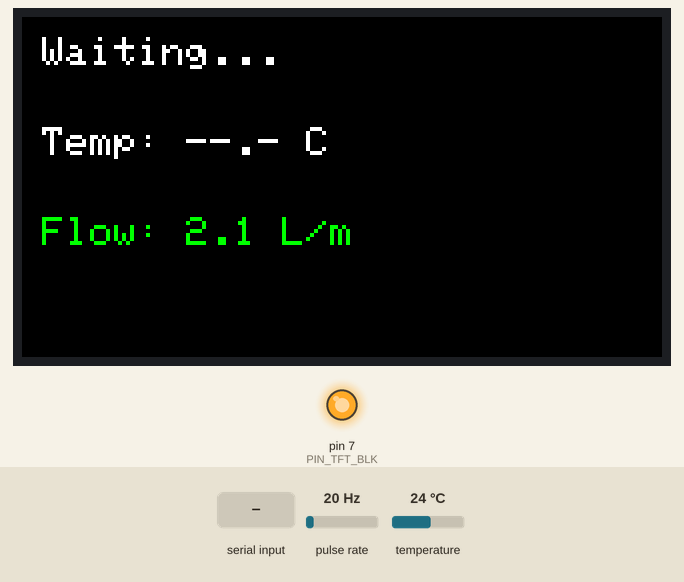
This program was run on a simulated Arduino Uno, built with avr-gcc and run on an emulated ATmega328P. On the bench: 320×170 colour display, output pins drawn as LEDs (lit = HIGH). Wiring (inferred from the names in the program): pulse sensor: data pin 3. The test bench sets the inputs (shaded band); at power-on: pulse rate 20 Hz, temperature 24 °C. What the program prints to the serial monitor is not drawn.

Above: at 1.6 s.
1.7 s: "1\n" received over Serial
At 3.6 s:
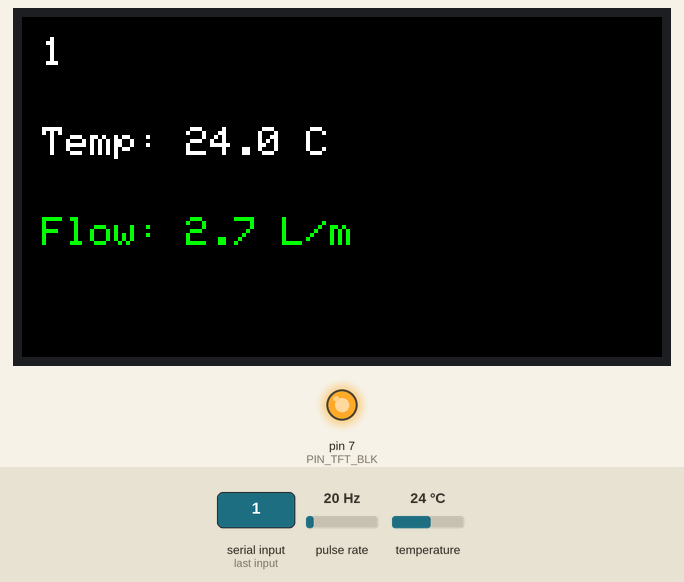
9.6 s: pulse rate (sensor on pin 3) set to 150 Hz
At 10.8 s:
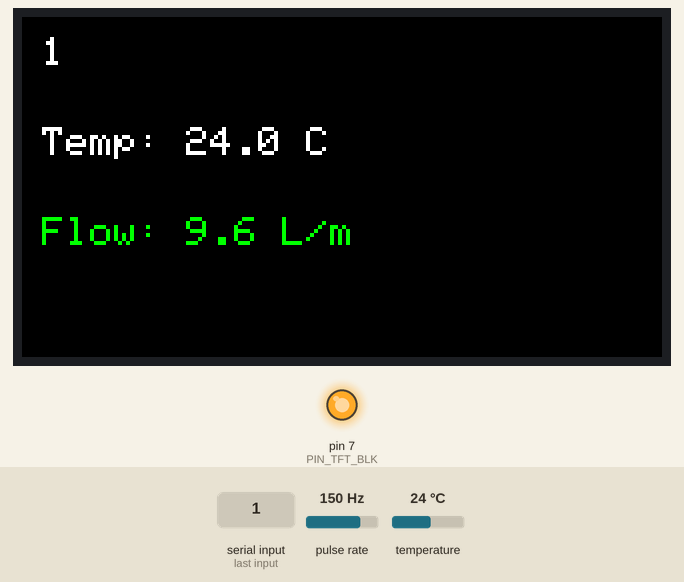
12.5 s: temperature set to 12 °C
At 14.3 s:
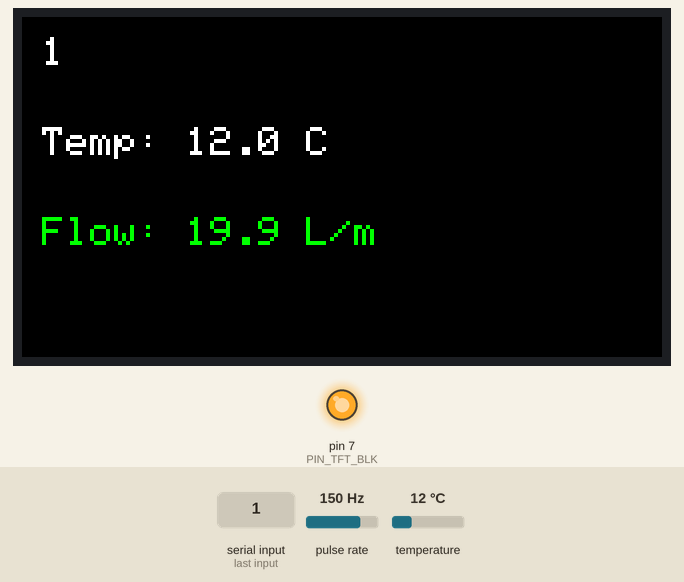
15.2 s: pulse rate (sensor on pin 3) set to 4 Hz
At 17.8 s:
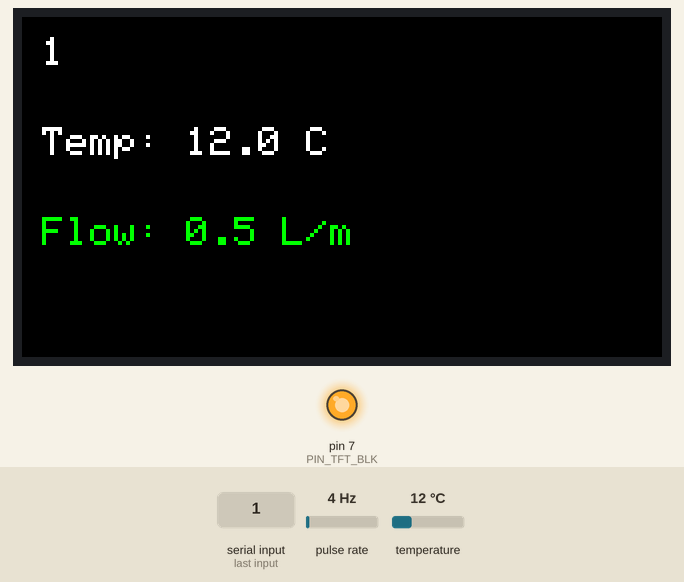
18.5 s: pulse rate (sensor on pin 3) set to 50 Hz
At 19.3 s:
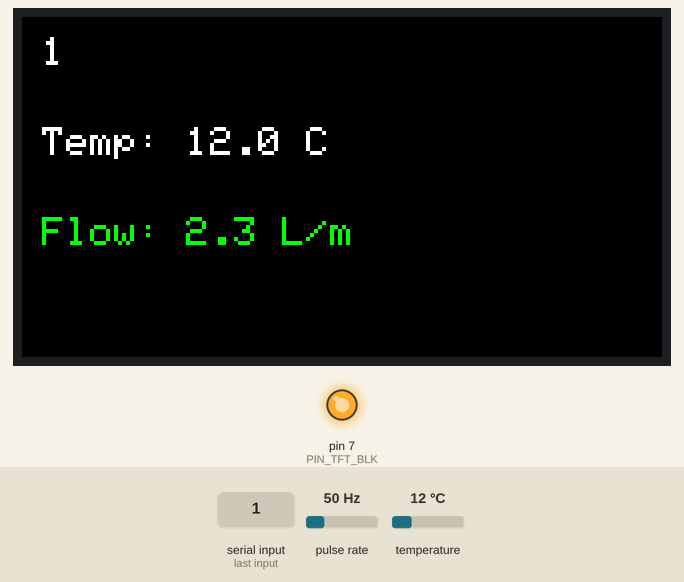
21.5 s: pulse rate (sensor on pin 3) set to 4 Hz
At 26.8 s:
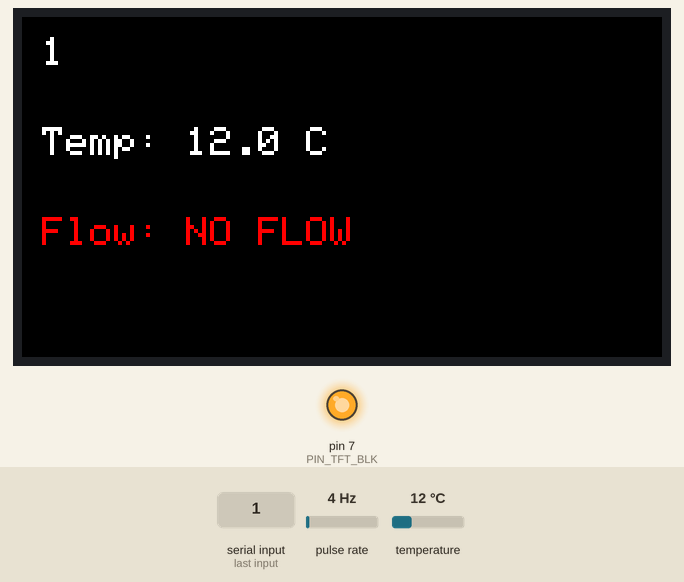
Timing chart, 0 to 28.3 s (numbered marks = the images above; inputs shaded):
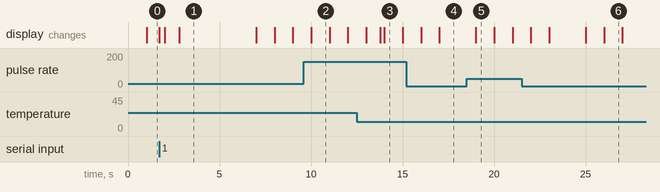

The program:

main.cpp
```cpp
#include <Arduino.h>
#include "display.h"
#include "serial_comms.h"
#include "temp_sensor.h"
#include "flow_sensor.h"

void setup(void)
{
    serial_comms_init();
    display_init();
    temp_sensor_init();
    flow_sensor_init();
}

void loop(void)
{
    const char *msg = serial_comms_poll();
    if (msg != NULL)
    {
        display_show_message(msg);
        serial_comms_clear_terminal();
    }

    if (temp_sensor_update())
    {
        display_show_temp(temp_sensor_get_celsius());
    }

    if (flow_sensor_update())
    {
        display_show_flow(flow_sensor_get_lpm(), flow_sensor_is_flowing());
    }
}
```

display.cpp
```cpp
#include <Arduino.h>
#include <math.h>
#include <SPI.h>
#include <Adafruit_GFX.h>
#include <Adafruit_ST7789.h>
#include "display.h"

static Adafruit_ST7789 tft(PIN_TFT_CS, PIN_TFT_DC, PIN_TFT_RST);

static void clear_row(uint16_t y)
{
    tft.fillRect(0, y, tft.width(), DISPLAY_ROW_HEIGHT, COLOUR_BG);
}

static void set_cursor(uint16_t y)
{
    tft.setTextSize(DISPLAY_TEXT_SIZE);
    tft.setTextColor(COLOUR_TEXT);
    tft.setCursor(DISPLAY_TEXT_X, y);
}

void display_init(void)
{
    pinMode(PIN_TFT_BLK, OUTPUT);
    digitalWrite(PIN_TFT_BLK, HIGH);

    tft.init(DISPLAY_WIDTH, DISPLAY_HEIGHT);
    tft.setRotation(DISPLAY_ROTATION);
    tft.fillScreen(COLOUR_BG);

    set_cursor(DISPLAY_ROW_MSG_Y);
    tft.print("Waiting...");

    set_cursor(DISPLAY_ROW_TEMP_Y);
    tft.print("Temp: --.- C");

    set_cursor(DISPLAY_ROW_FLOW_Y);
    tft.print("Flow: --.- L/m");
}

void display_show_message(const char *msg)
{
    clear_row(DISPLAY_ROW_MSG_Y);
    set_cursor(DISPLAY_ROW_MSG_Y);
    tft.print(msg);
}

void display_show_temp(float celsius)
{
    clear_row(DISPLAY_ROW_TEMP_Y);
    set_cursor(DISPLAY_ROW_TEMP_Y);

    if (isnan(celsius))
    {
        tft.print("Temp: ERR");
        return;
    }

    tft.print("Temp: ");
    tft.print(celsius, 1);
    tft.print(" C");
}

void display_show_flow(float lpm, bool flow_ok)
{
    clear_row(DISPLAY_ROW_FLOW_Y);

    /* Colour-code by flow status: green = flowing, red = no flow */
    tft.setTextSize(DISPLAY_TEXT_SIZE);
    tft.setTextColor(flow_ok ? COLOUR_GREEN : COLOUR_RED);
    tft.setCursor(DISPLAY_TEXT_X, DISPLAY_ROW_FLOW_Y);

    if (flow_ok)
    {
        tft.print("Flow: ");
        tft.print(lpm, 1);
        tft.print(" L/m");
    }
    else
    {
        tft.print("Flow: NO FLOW");
    }
}
```

display.h
```cpp
#ifndef DISPLAY_H
#define DISPLAY_H

/* --------------------------------------------------------------------------
 * Pin assignments
 *
 * Hardware SPI pins (fixed by the ATmega328P):
 *   SCK  -> D13
 *   MOSI -> D11
 * -------------------------------------------------------------------------- */
#define PIN_TFT_CS   10
#define PIN_TFT_DC    9
#define PIN_TFT_RST   8
#define PIN_TFT_BLK   7

/* --------------------------------------------------------------------------
 * Display geometry
 * Physical panel is always 170 x 320; rotation remaps the logical axes.
 * Rotation: 0=portrait, 1=landscape, 2=portrait flipped, 3=landscape flipped
 * -------------------------------------------------------------------------- */
#define DISPLAY_WIDTH      170
#define DISPLAY_HEIGHT     320
#define DISPLAY_ROTATION     1

/* --------------------------------------------------------------------------
 * Layout — row Y positions in logical landscape coordinates (320 x 170)
 * -------------------------------------------------------------------------- */
#define DISPLAY_ROW_MSG_Y    10
#define DISPLAY_ROW_TEMP_Y   55
#define DISPLAY_ROW_FLOW_Y  100    /* reserved for flow sensor */

#define DISPLAY_ROW_HEIGHT   30    /* clear-rectangle height per row */
#define DISPLAY_TEXT_SIZE     2
#define DISPLAY_TEXT_X       10

/* --------------------------------------------------------------------------
 * Colours — RGB565 encoding: RRRRRGGGGGGBBBBB
 * -------------------------------------------------------------------------- */
#define COLOUR_BLACK    0x0000
#define COLOUR_WHITE    0xFFFF
#define COLOUR_RED      0xF800
#define COLOUR_GREEN    0x07E0
#define COLOUR_BLUE     0x001F
#define COLOUR_YELLOW   0xFFE0
#define COLOUR_CYAN     0x07FF
#define COLOUR_MAGENTA  0xF81F
#define COLOUR_ORANGE   0xFC00
#define COLOUR_GREY     0x8410

#define COLOUR_BG       COLOUR_BLACK
#define COLOUR_TEXT     COLOUR_WHITE

/* --------------------------------------------------------------------------
 * Public API
 * -------------------------------------------------------------------------- */
void display_init(void);
void display_show_message(const char *msg);
void display_show_temp(float celsius);
void display_show_flow(float lpm, bool flow_ok);

#endif /* DISPLAY_H */
```

flow_sensor.cpp
```cpp
#include <Arduino.h>
#include "flow_sensor.h"

static volatile uint16_t pulse_count  = 0;
static float             last_flow_lpm = 0.0f;
static uint32_t          last_calc_ms  = 0;

static void flow_pulse_isr(void)
{
    pulse_count++;
}

void flow_sensor_init(void)
{
    pinMode(PIN_FLOW_SIGNAL, INPUT_PULLUP);
    attachInterrupt(digitalPinToInterrupt(PIN_FLOW_SIGNAL), flow_pulse_isr, RISING);
}

bool flow_sensor_update(void)
{
    uint32_t now = (uint32_t)millis();

    if ((now - last_calc_ms) < FLOW_CALC_INTERVAL_MS)
    {
        return false;
    }

    /* Snapshot and reset the pulse counter atomically */
    noInterrupts();
    uint16_t count = pulse_count;
    pulse_count    = 0;
    interrupts();

    float interval_s = (float)FLOW_CALC_INTERVAL_MS / 1000.0f;
    last_flow_lpm = (float)count / (FLOW_CALIBRATION_FACTOR * interval_s);
    last_calc_ms  = now;

    return true;
}

float flow_sensor_get_lpm(void)
{
    return last_flow_lpm;
}

bool flow_sensor_is_flowing(void)
{
    return last_flow_lpm >= FLOW_MIN_LMIN;
}
```

flow_sensor.h
```cpp
#ifndef FLOW_SENSOR_H
#define FLOW_SENSOR_H

/* --------------------------------------------------------------------------
 * Wiring
 *   VCC    -> 5V
 *   GND    -> GND
 *   Signal -> PIN_FLOW_SIGNAL  (interrupt-capable pin)
 * -------------------------------------------------------------------------- */
#define PIN_FLOW_SIGNAL          3     /* D3 — INT1 on ATmega328P */

/* YF-S201 datasheet: F (Hz) = FLOW_CALIBRATION_FACTOR * Q (L/min)
 * Update this value if a different sensor is substituted. */
#define FLOW_CALIBRATION_FACTOR  7.5f

/* How often to calculate flow rate */
#define FLOW_CALC_INTERVAL_MS    1000

/* Below this threshold the flow is considered absent */
#define FLOW_MIN_LMIN            0.5f

/* --------------------------------------------------------------------------
 * Public API
 * -------------------------------------------------------------------------- */
void  flow_sensor_init(void);
bool  flow_sensor_update(void);        /* call each loop; returns true on new reading */
float flow_sensor_get_lpm(void);       /* latest flow rate in L/min */
bool  flow_sensor_is_flowing(void);    /* true if flow is above FLOW_MIN_LMIN */

#endif /* FLOW_SENSOR_H */
```

serial_comms.cpp
```cpp
#include <Arduino.h>
#include "serial_comms.h"

static char    serial_buf[SERIAL_BUF_SIZE];
static uint8_t serial_buf_len = 0;
static bool    in_escape_seq  = false;

/* --------------------------------------------------------------------------
 * unwrap
 *
 * Parses a raw message into a null-terminated string suitable for display.
 * Returns a pointer to the display string, or NULL if the message is invalid.
 *
 * Currently passes through unchanged.
 * TODO: replace with real protocol parsing once the wire format is defined.
 * -------------------------------------------------------------------------- */
static const char *unwrap(const char *raw, uint8_t len)
{
    (void)len;
    return raw;
}

/* --------------------------------------------------------------------------
 * serial_read
 *
 * Accumulates incoming bytes into serial_buf one call at a time.
 * Returns true when a message terminated by \r or \n is ready.
 * -------------------------------------------------------------------------- */
static bool serial_read(void)
{
    while (Serial.available())
    {
        char c = (char)Serial.read();

        /* Strip ANSI/VT100 escape sequences (ESC [ ... <letter>) */
        if (c == 0x1B)
        {
            in_escape_seq = true;
            continue;
        }
        if (in_escape_seq)
        {
            if (isalpha(c))
            {
                in_escape_seq = false;
            }
            continue;
        }

        /* \r or \n terminates a message; guard skips the trailing \n of \r\n */
        if (c == '\r' || c == '\n')
        {
            if (serial_buf_len == 0)
            {
                continue;
            }
            serial_buf[serial_buf_len] = '\0';
            return true;
        }

        /* Backspace (0x08) and DEL (0x7F) — pop last character */
        if (c == 0x08 || c == 0x7F)
        {
            if (serial_buf_len > 0)
            {
                serial_buf_len--;
            }
            continue;
        }

        /* Guard against overflow — drop bytes beyond buffer capacity */
        if (serial_buf_len < (SERIAL_BUF_SIZE - 1))
        {
            serial_buf[serial_buf_len++] = c;
        }
    }

    return false;
}

void serial_comms_init(void)
{
    Serial.begin(SERIAL_BAUD_RATE);
}

const char *serial_comms_poll(void)
{
    if (serial_read())
    {
        const char *msg = unwrap(serial_buf, serial_buf_len);
        serial_buf_len = 0;
        return msg;
    }
    return NULL;
}

void serial_comms_send(const char *msg)
{
    Serial.print(msg);
}

void serial_comms_clear_terminal(void)
{
    serial_comms_send("\x1B[2J\x1B[H");
}
```

serial_comms.h
```cpp
#ifndef SERIAL_COMMS_H
#define SERIAL_COMMS_H

#define SERIAL_BAUD_RATE  115200
#define SERIAL_BUF_SIZE   64

/* --------------------------------------------------------------------------
 * Public API
 * -------------------------------------------------------------------------- */
void        serial_comms_init(void);
const char *serial_comms_poll(void);         /* returns message string or NULL */
void        serial_comms_send(const char *msg);
void        serial_comms_clear_terminal(void);

#endif /* SERIAL_COMMS_H */
```

temp_sensor.cpp
```cpp
#include <Arduino.h>
#include <math.h>
#include <OneWire.h>
#include <DallasTemperature.h>
#include "temp_sensor.h"

static OneWire          one_wire(PIN_TEMP_DAT);
static DallasTemperature sensors(&one_wire);

static float    last_temp_c         = NAN;
static bool     conversion_pending  = false;
static uint32_t last_request_ms     = 0;
static uint32_t conversion_start_ms = 0;

void temp_sensor_init(void)
{
    sensors.begin();
    sensors.setWaitForConversion(false);    /* non-blocking mode */
}

bool temp_sensor_update(void)
{
    uint32_t now = (uint32_t)millis();

    if (!conversion_pending)
    {
        if ((now - last_request_ms) >= TEMP_READ_INTERVAL_MS)
        {
            sensors.requestTemperatures();
            conversion_start_ms = now;
            conversion_pending  = true;
        }
        return false;
    }

    if ((now - conversion_start_ms) >= TEMP_CONVERSION_MS)
    {
        float t = sensors.getTempCByIndex(0);
        last_temp_c        = (t == DEVICE_DISCONNECTED_C) ? NAN : t;
        conversion_pending = false;
        last_request_ms    = now;
        return true;
    }

    return false;
}

float temp_sensor_get_celsius(void)
{
    return last_temp_c;
}
```

temp_sensor.h
```cpp
#ifndef TEMP_SENSOR_H
#define TEMP_SENSOR_H

/* --------------------------------------------------------------------------
 * Wiring
 *   VCC -> 5V
 *   GND -> GND
 *   DAT -> PIN_TEMP_DAT  (with 4.7k pull-up resistor to VCC)
 * -------------------------------------------------------------------------- */
#define PIN_TEMP_DAT             2

#define TEMP_READ_INTERVAL_MS 2000    /* how often to take a reading */
#define TEMP_CONVERSION_MS     750    /* DS18B20 conversion time at 12-bit resolution */

/* --------------------------------------------------------------------------
 * Public API
 * -------------------------------------------------------------------------- */
void  temp_sensor_init(void);
bool  temp_sensor_update(void);       /* call each loop; returns true on new reading */
float temp_sensor_get_celsius(void);  /* returns NAN if sensor is disconnected */

#endif /* TEMP_SENSOR_H */
```

Measured:
- after the input at 9.6 s, the display: changes after 0.41 s (image 2)
- after the input at 12.5 s, the display: first differs from a run without the input after 1.3 s (image 3 shows a later state)
- after the input at 18.5 s, the display: changes after 0.51 s (image 5)
- after the input at 21.5 s, the display: first changes after 0.51 s (image 6 shows a later state)
- what the display in image 1 shows lasts 4.2 s, from 2.8 s to 7.0 s
- what the display in image 2 shows lasts 1.0 s, from 10.0 s to 11.0 s
